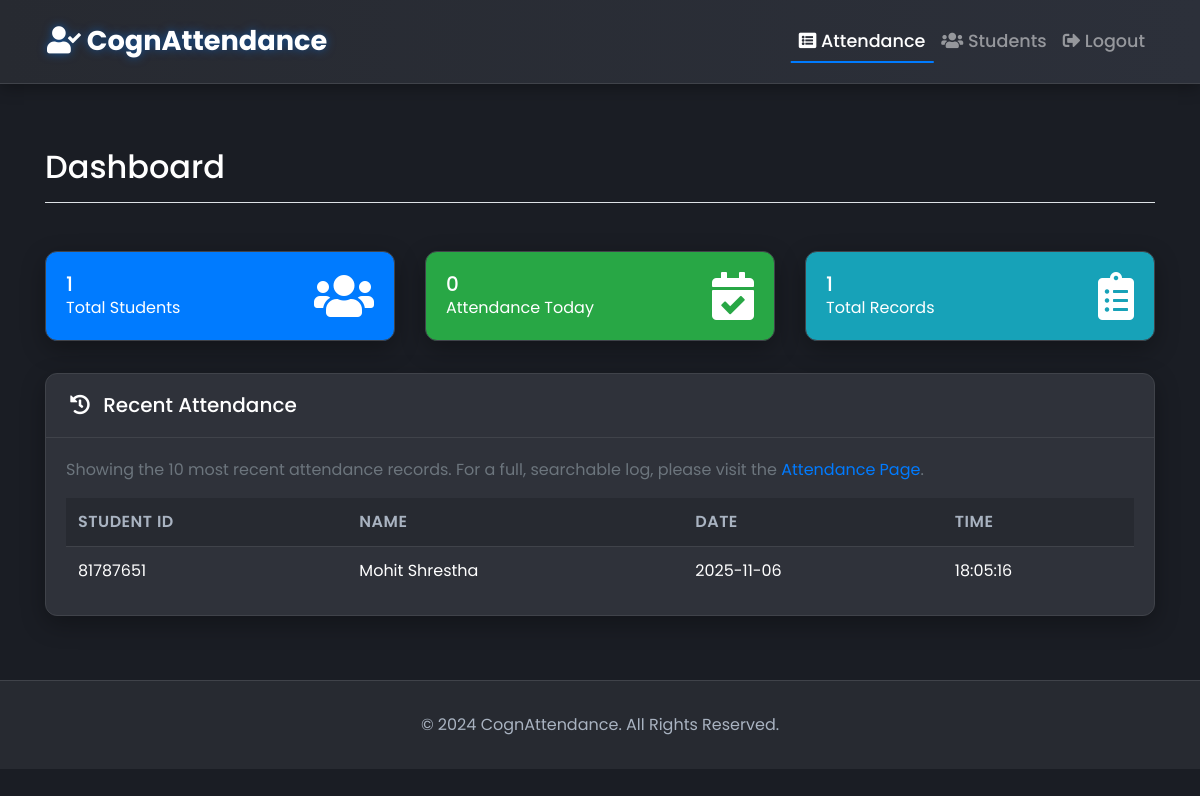
/ (signed in), run on an earlier commit of the app's database.
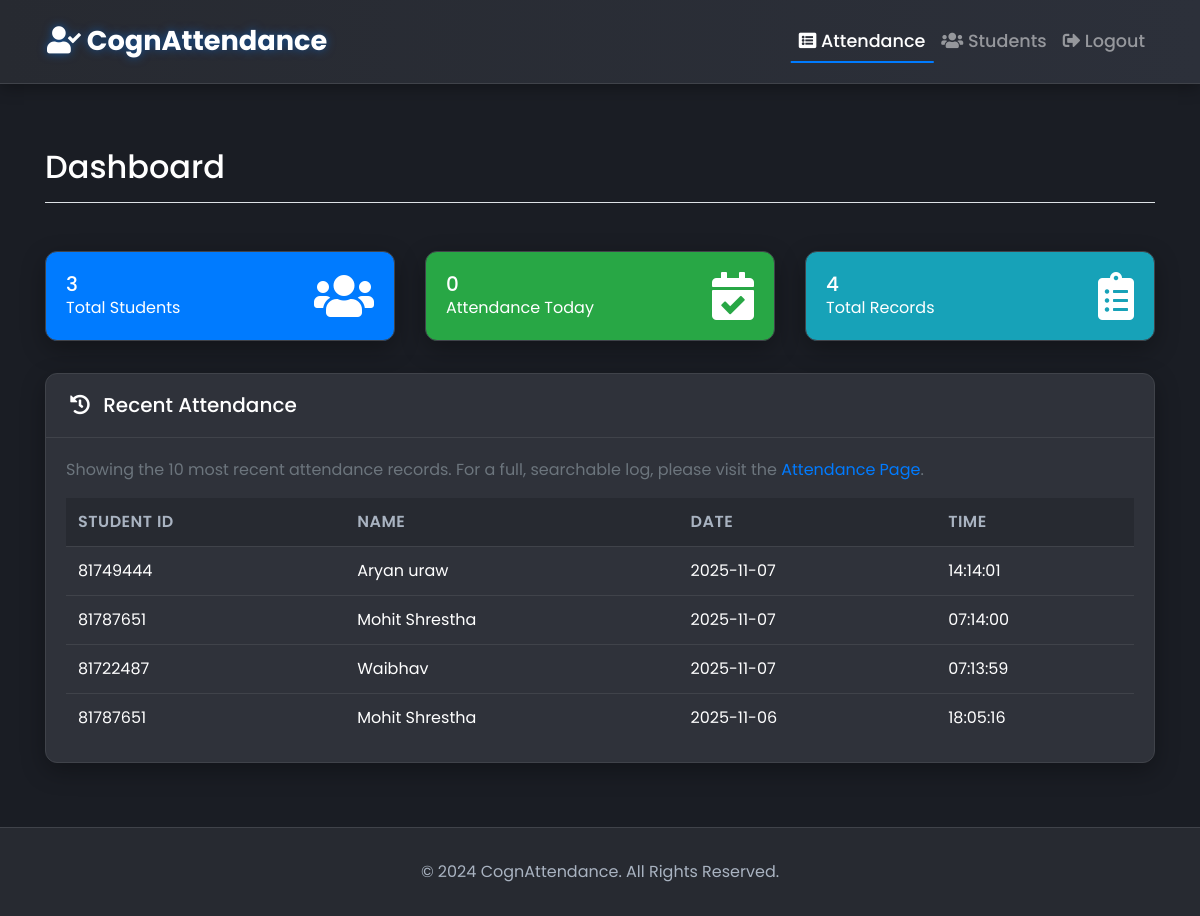
And on a later commit of the database.
### tables this page shows
CREATE TABLE attendance (
                id INTEGER PRIMARY KEY AUTOINCREMENT,
                student_id TEXT NOT NULL,
                date TEXT NOT NULL,
                time TEXT NOT NULL,
                FOREIGN KEY (student_id) REFERENCES students (id) ON DELETE CASCADE
            );

CREATE TABLE students (
                id TEXT PRIMARY KEY,
                name TEXT NOT NULL,
                faculty TEXT,
                dob TEXT,
                email TEXT,
                address TEXT
            );

### app.py (the view)
@app.route('/')
@login_required
def index():
    all_students = get_all_students()
    all_records = get_attendance()
    today_str = datetime.now().strftime("%Y-%m-%d")
    stats = {
        'total_students': len(all_students),
        'total_records': len(all_records),
        'today_records': sum(1 for r in all_records if r['date'] == today_str)
    }
    return render_template('index.html', attendance=all_records[:10], **stats)

### app.py (called while the page is built)
def login_required(f):
    @wraps(f)
    def decorated_function(*args, **kwargs):
        if 'logged_in' not in session:
            return redirect(url_for('login', next=request.url))
        return f(*args, **kwargs)
    return decorated_function

### database_sql.py (called while the page is built, shortened)
def get_db_connection():
    if DB_TYPE == 'mysql':
        if not _mysql_available:
            raise ImportError("MySQL driver not available. Please install mysql-connector-python")
        import mysql.connector  # type: ignore
        connection = mysql.connector.connect(
            host=DB_HOST,
            port=DB_PORT,
            database=DB_NAME,
            user=DB_USER,
            password=DB_PASSWORD
        )
        return connection
    else:  # sqlite (default)
        import sqlite3
        conn = sqlite3.connect(DB_FILE)
        conn.row_factory = sqlite3.Row
        return conn

### templates/index.html (shortened to what this page needs)
{% extends 'layout.html' %}
{% block content %}
<div class="d-flex justify-content-between flex-wrap flex-md-nowrap align-items-center pt-3 pb-2 mb-3 border-bottom">
    <h1 class="h2">Dashboard</h1>
</div>
<div class="row mb-4">
    <div class="col-md-4">
        <div class="card text-white bg-primary">
            <div class="card-body">
                <div class="d-flex justify-content-between align-items-center">
                    <div>
                        <h5 class="card-title mb-0">{{ total_students }}</h5>
                        <p class="card-text">Total Students</p>
                    </div>
                    <i class="fas fa-users fa-3x"></i>
                </div>
            </div>
        </div>
    </div>
    <div class="col-md-4">
        <div class="card text-white bg-success">
            <div class="card-body">
                <div class="d-flex justify-content-between align-items-center">
                    <div>
                        <h5 class="card-title mb-0">{{ today_records }}</h5>
                        <p class="card-text">Attendance Today</p>
                    </div>
                    <i class="fas fa-calendar-check fa-3x"></i>
                </div>
            </div>
        </div>
    </div>
    <div class="col-md-4">
        <div class="card text-white bg-info">
            <div class="card-body">
                <div class="d-flex justify-content-between align-items-center">
                    <div>
                        <h5 class="card-title mb-0">{{ total_records }}</h5>
                        <p class="card-text">Total Records</p>
                    </div>
                    <i class="fas fa-clipboard-list fa-3x"></i>
                </div>
            </div>
        </div>
    </div>
</div>
<div class="card">
    <div class="card-header">
        <h5 class="mb-0"><i class="fas fa-history mr-2"></i> Recent Attendance</h5>
    </div>
    <div class="card-body">
        <p class="text-muted">Showing the 10 most recent attendance records. For a full, searchable log, please visit the <a href="{{ url_for('list_attendance') }}">Attendance Page</a>.</p>
        {% include '_attendance_table.html' %}
    </div>
</div>
{% endblock %}

### templates/_attendance_table.html (shortened to what this page needs)
<table class="table table-hover mb-0" id="attendanceTable">
    <thead>
        <tr>
            <th>Student ID</th>
            <th>Name</th>
            <th>Date</th>
            <th>Time</th>
        </tr>
    </thead>
    <tbody>
        {% for record in attendance %}
            <tr>
                <td>{{ record.student_id }}</td>
                <td>{{ record.name }}</td>
                <td>{{ record.date }}</td>
                <td>{{ record.time }}</td>
            </tr>
        {% endfor %}
    </tbody>
</table>

What changed in the data, as far as the page shows it:
added attendance: student_id "81749444", name "Aryan uraw", date "2025-11-07", time "14:14:01"
added attendance: student_id "81787651", name "Mohit Shrestha", date "2025-11-07", time "07:14:00"
added attendance: student_id "81722487", name "Waibhav", date "2025-11-07", time "07:13:59"
Also different on the page:
{{ total_students }}: "1" → "3"
{{ total_records }}: "1" → "4"
